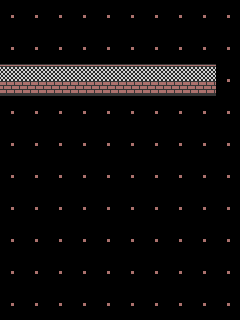

A level layout from a 2D game, rendered from its tile map. Below: a short description, then the map file with its tile-grid data intact:
An orthogonal 10x10 tile map with 24x32 px tiles, 2 tile layers (background, Capa de patrones 2).

<map version="1.0" orientation="orthogonal" renderorder="right-down" width="10" height="10" tilewidth="24" tileheight="32">
 <tileset firstgid="1" source="pat.tsx" />
 <layer name="background" width="10" height="10">
  <data>
   <tile gid="1" />
   <tile gid="1" />
   <tile gid="1" />
   <tile gid="1" />
   <tile gid="1" />
   <tile gid="1" />
   <tile gid="1" />
   <tile gid="1" />
   <tile gid="1" />
   <tile gid="1" />
   <tile gid="1" />
   <tile gid="1" />
   <tile gid="1" />
   <tile gid="1" />
   <tile gid="1" />
   <tile gid="1" />
   <tile gid="1" />
   <tile gid="1" />
   <tile gid="1" />
   <tile gid="1" />
   <tile gid="1" />
   <tile gid="1" />
   <tile gid="1" />
   <tile gid="1" />
   <tile gid="1" />
   <tile gid="1" />
   <tile gid="1" />
   <tile gid="1" />
   <tile gid="1" />
   <tile gid="1" />
   <tile gid="1" />
   <tile gid="1" />
   <tile gid="1" />
   <tile gid="1" />
   <tile gid="1" />
   <tile gid="1" />
   <tile gid="1" />
   <tile gid="1" />
   <tile gid="1" />
   <tile gid="1" />
   <tile gid="1" />
   <tile gid="1" />
   <tile gid="1" />
   <tile gid="1" />
   <tile gid="1" />
   <tile gid="1" />
   <tile gid="1" />
   <tile gid="1" />
   <tile gid="1" />
   <tile gid="1" />
   <tile gid="1" />
   <tile gid="1" />
   <tile gid="1" />
   <tile gid="1" />
   <tile gid="1" />
   <tile gid="1" />
   <tile gid="1" />
   <tile gid="1" />
   <tile gid="1" />
   <tile gid="1" />
   <tile gid="1" />
   <tile gid="1" />
   <tile gid="1" />
   <tile gid="1" />
   <tile gid="1" />
   <tile gid="1" />
   <tile gid="1" />
   <tile gid="1" />
   <tile gid="1" />
   <tile gid="1" />
   <tile gid="1" />
   <tile gid="1" />
   <tile gid="1" />
   <tile gid="1" />
   <tile gid="1" />
   <tile gid="1" />
   <tile gid="1" />
   <tile gid="1" />
   <tile gid="1" />
   <tile gid="1" />
   <tile gid="1" />
   <tile gid="1" />
   <tile gid="1" />
   <tile gid="1" />
   <tile gid="1" />
   <tile gid="1" />
   <tile gid="1" />
   <tile gid="1" />
   <tile gid="1" />
   <tile gid="1" />
   <tile gid="1" />
   <tile gid="1" />
   <tile gid="1" />
   <tile gid="1" />
   <tile gid="1" />
   <tile gid="1" />
   <tile gid="1" />
   <tile gid="1" />
   <tile gid="1" />
   <tile gid="1" />
  </data>
 </layer>
 <layer name="Capa de patrones 2" width="10" height="10">
  <data>
   <tile gid="0" />
   <tile gid="0" />
   <tile gid="0" />
   <tile gid="0" />
   <tile gid="0" />
   <tile gid="0" />
   <tile gid="0" />
   <tile gid="0" />
   <tile gid="0" />
   <tile gid="0" />
   <tile gid="0" />
   <tile gid="0" />
   <tile gid="0" />
   <tile gid="0" />
   <tile gid="0" />
   <tile gid="0" />
   <tile gid="0" />
   <tile gid="0" />
   <tile gid="0" />
   <tile gid="0" />
   <tile gid="32" />
   <tile gid="32" />
   <tile gid="32" />
   <tile gid="32" />
   <tile gid="32" />
   <tile gid="32" />
   <tile gid="32" />
   <tile gid="32" />
   <tile gid="32" />
   <tile gid="0" />
   <tile gid="0" />
   <tile gid="0" />
   <tile gid="0" />
   <tile gid="0" />
   <tile gid="0" />
   <tile gid="0" />
   <tile gid="0" />
   <tile gid="0" />
   <tile gid="0" />
   <tile gid="0" />
   <tile gid="0" />
   <tile gid="0" />
   <tile gid="0" />
   <tile gid="0" />
   <tile gid="0" />
   <tile gid="0" />
   <tile gid="0" />
   <tile gid="0" />
   <tile gid="0" />
   <tile gid="0" />
   <tile gid="0" />
   <tile gid="0" />
   <tile gid="0" />
   <tile gid="0" />
   <tile gid="0" />
   <tile gid="0" />
   <tile gid="0" />
   <tile gid="0" />
   <tile gid="0" />
   <tile gid="0" />
   <tile gid="0" />
   <tile gid="0" />
   <tile gid="0" />
   <tile gid="0" />
   <tile gid="0" />
   <tile gid="0" />
   <tile gid="0" />
   <tile gid="0" />
   <tile gid="0" />
   <tile gid="0" />
   <tile gid="0" />
   <tile gid="0" />
   <tile gid="0" />
   <tile gid="0" />
   <tile gid="0" />
   <tile gid="0" />
   <tile gid="0" />
   <tile gid="0" />
   <tile gid="0" />
   <tile gid="0" />
   <tile gid="0" />
   <tile gid="0" />
   <tile gid="0" />
   <tile gid="0" />
   <tile gid="0" />
   <tile gid="0" />
   <tile gid="0" />
   <tile gid="0" />
   <tile gid="0" />
   <tile gid="0" />
   <tile gid="0" />
   <tile gid="0" />
   <tile gid="0" />
   <tile gid="0" />
   <tile gid="0" />
   <tile gid="0" />
   <tile gid="0" />
   <tile gid="0" />
   <tile gid="0" />
   <tile gid="0" />
  </data>
 </layer>
</map>